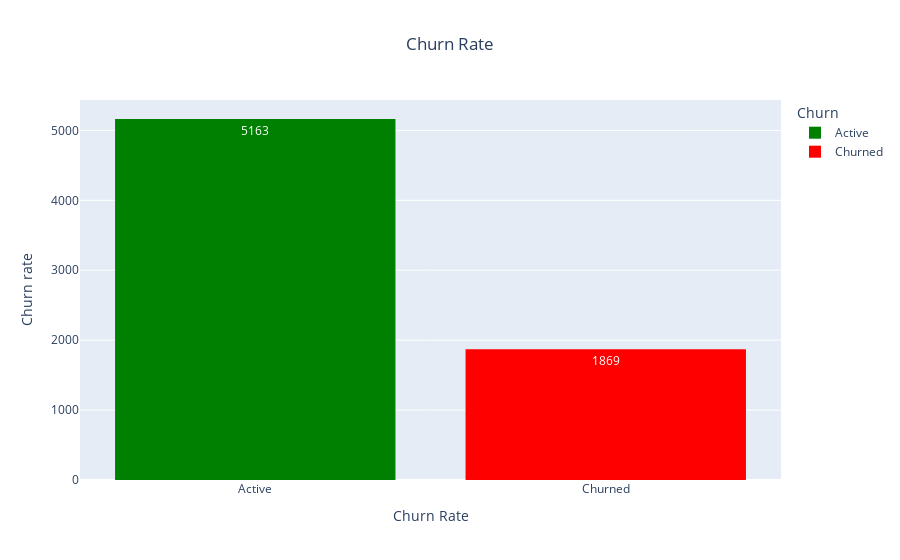

The code cell stored with this chart in its notebook:
### Code cell
comp_churn(data_norm, 'Churn', 'Churn Rate', 'Churn Rate')

### Figure 1 — Plotly figure (JSON) as saved in the notebook; plotly's stock layout.template omitted (floating-point values rounded to 4 significant figures; data arrays with more than 128 entries replaced by an {"elided": "..."} marker saying what was removed)
{"data": [{"bingroup": "x", "hovertemplate": "Churn=%{x}<br>count=%{y}<extra></extra>", "legendgroup": "Active", "marker": {"color": "green", "pattern": {"shape": ""}}, "name": "Active", "orientation": "v", "showlegend": true, "texttemplate": "%{value}", "type": "histogram", "x": {"elided": "5163 str values"}, "xaxis": "x", "yaxis": "y"}, {"bingroup": "x", "hovertemplate": "Churn=%{x}<br>count=%{y}<extra></extra>", "legendgroup": "Churned", "marker": {"color": "red", "pattern": {"shape": ""}}, "name": "Churned", "orientation": "v", "showlegend": true, "texttemplate": "%{value}", "type": "histogram", "x": {"elided": "1869 str values"}, "xaxis": "x", "yaxis": "y"}], "layout": {"bargap": 0.2, "barmode": "relative", "legend": {"title": {"text": "Churn"}, "tracegroupgap": 0}, "title": {"text": "Churn Rate", "x": 0.5}, "xaxis": {"anchor": "y", "categoryarray": ["Active", "Churned"], "categoryorder": "array", "domain": [0, 1], "title": {"text": "Churn Rate"}}, "yaxis": {"anchor": "x", "domain": [0, 1], "title": {"text": "Churn rate"}}}}
